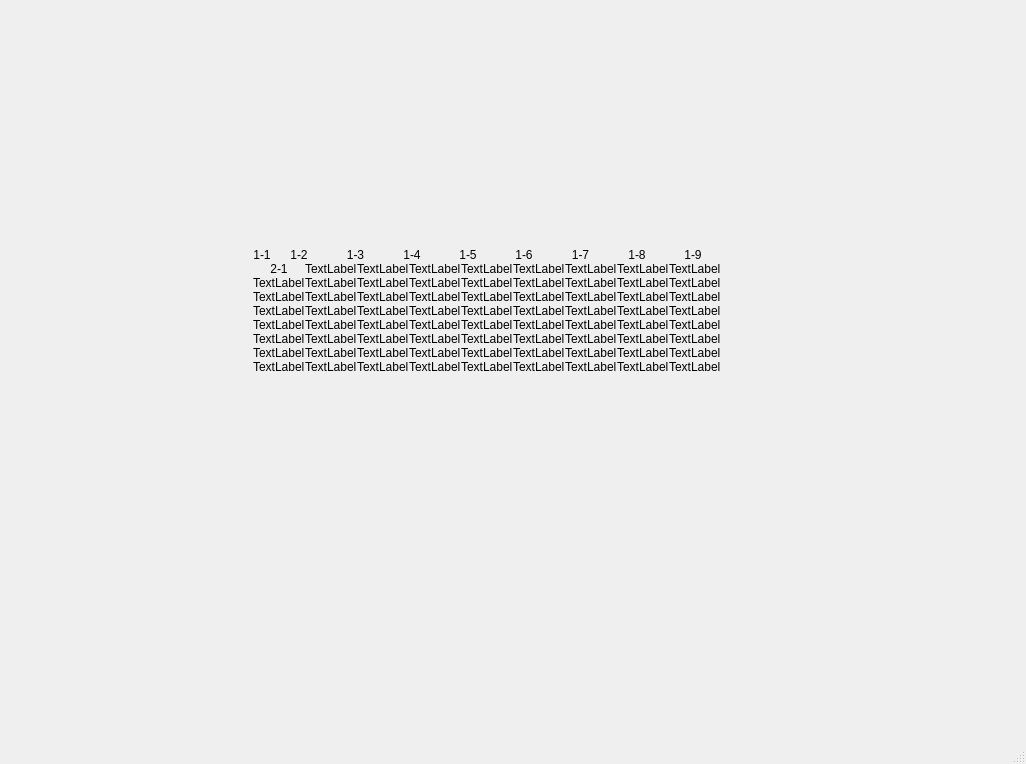
<?xml version="1.0" encoding="UTF-8"?>
<ui version="4.0">
 <class>MainWindow</class>
 <widget class="QMainWindow" name="MainWindow">
  <property name="geometry">
   <rect>
    <x>0</x>
    <y>0</y>
    <width>1026</width>
    <height>764</height>
   </rect>
  </property>
  <property name="windowTitle">
   <string>MainWindow</string>
  </property>
  <widget class="QWidget" name="centralwidget">
   <widget class="QWidget" name="horizontalLayoutWidget_10">
    <property name="geometry">
     <rect>
      <x>170</x>
      <y>210</y>
      <width>634</width>
      <height>202</height>
     </rect>
    </property>
    <layout class="QHBoxLayout" name="horizontalLayout">
     <item>
      <spacer name="horizontalSpacer">
       <property name="orientation">
        <enum>Qt::Horizontal</enum>
       </property>
       <property name="sizeHint" stdset="0">
        <size>
         <width>40</width>
         <height>20</height>
        </size>
       </property>
      </spacer>
     </item>
     <item>
      <layout class="QVBoxLayout" name="verticalLayout">
       <property name="spacing">
        <number>0</number>
       </property>
       <property name="topMargin">
        <number>0</number>
       </property>
       <property name="bottomMargin">
        <number>0</number>
       </property>
       <item>
        <spacer name="verticalSpacer_2">
         <property name="orientation">
          <enum>Qt::Vertical</enum>
         </property>
         <property name="sizeHint" stdset="0">
          <size>
           <width>20</width>
           <height>40</height>
          </size>
         </property>
        </spacer>
       </item>
       <item>
        <layout class="QHBoxLayout" name="horizontalLayoutRow1">
         <item>
          <widget class="QLabel" name="boad11">
           <property name="sizePolicy">
            <sizepolicy hsizetype="Fixed" vsizetype="Fixed">
             <horstretch>0</horstretch>
             <verstretch>0</verstretch>
            </sizepolicy>
           </property>
           <property name="baseSize">
            <size>
             <width>200</width>
             <height>200</height>
            </size>
           </property>
           <property name="text">
            <string>1-1</string>
           </property>
           <property name="alignment">
            <set>Qt::AlignCenter</set>
           </property>
          </widget>
         </item>
         <item>
          <widget class="QLabel" name="boad12">
           <property name="baseSize">
            <size>
             <width>50</width>
             <height>50</height>
            </size>
           </property>
           <property name="text">
            <string>1-2</string>
           </property>
           <property name="alignment">
            <set>Qt::AlignCenter</set>
           </property>
          </widget>
         </item>
         <item>
          <widget class="QLabel" name="boad13">
           <property name="baseSize">
            <size>
             <width>50</width>
             <height>50</height>
            </size>
           </property>
           <property name="text">
            <string>1-3</string>
           </property>
           <property name="alignment">
            <set>Qt::AlignCenter</set>
           </property>
          </widget>
         </item>
         <item>
          <widget class="QLabel" name="boad14">
           <property name="baseSize">
            <size>
             <width>50</width>
             <height>50</height>
            </size>
           </property>
           <property name="text">
            <string>1-4</string>
           </property>
           <property name="alignment">
            <set>Qt::AlignCenter</set>
           </property>
          </widget>
         </item>
         <item>
          <widget class="QLabel" name="boad15">
           <property name="baseSize">
            <size>
             <width>50</width>
             <height>50</height>
            </size>
           </property>
           <property name="text">
            <string>1-5</string>
           </property>
           <property name="alignment">
            <set>Qt::AlignCenter</set>
           </property>
          </widget>
         </item>
         <item>
          <widget class="QLabel" name="boad16">
           <property name="baseSize">
            <size>
             <width>50</width>
             <height>50</height>
            </size>
           </property>
           <property name="text">
            <string>1-6</string>
           </property>
           <property name="alignment">
            <set>Qt::AlignCenter</set>
           </property>
          </widget>
         </item>
         <item>
          <widget class="QLabel" name="boad17">
           <property name="baseSize">
            <size>
             <width>50</width>
             <height>50</height>
            </size>
           </property>
           <property name="text">
            <string>1-7</string>
           </property>
           <property name="alignment">
            <set>Qt::AlignCenter</set>
           </property>
          </widget>
         </item>
         <item>
          <widget class="QLabel" name="boad18">
           <property name="baseSize">
            <size>
             <width>50</width>
             <height>50</height>
            </size>
           </property>
           <property name="text">
            <string>1-8</string>
           </property>
           <property name="alignment">
            <set>Qt::AlignCenter</set>
           </property>
          </widget>
         </item>
         <item>
          <widget class="QLabel" name="boad19">
           <property name="baseSize">
            <size>
             <width>50</width>
             <height>50</height>
            </size>
           </property>
           <property name="text">
            <string>1-9</string>
           </property>
           <property name="alignment">
            <set>Qt::AlignCenter</set>
           </property>
          </widget>
         </item>
        </layout>
       </item>
       <item>
        <layout class="QHBoxLayout" name="horizontalLayoutRow2">
         <item>
          <widget class="QLabel" name="label_2">
           <property name="baseSize">
            <size>
             <width>50</width>
             <height>50</height>
            </size>
           </property>
           <property name="text">
            <string>2-1</string>
           </property>
           <property name="alignment">
            <set>Qt::AlignCenter</set>
           </property>
          </widget>
         </item>
         <item>
          <widget class="QLabel" name="label">
           <property name="baseSize">
            <size>
             <width>50</width>
             <height>50</height>
            </size>
           </property>
           <property name="text">
            <string>TextLabel</string>
           </property>
          </widget>
         </item>
         <item>
          <widget class="QLabel" name="label_3">
           <property name="baseSize">
            <size>
             <width>50</width>
             <height>50</height>
            </size>
           </property>
           <property name="text">
            <string>TextLabel</string>
           </property>
          </widget>
         </item>
         <item>
          <widget class="QLabel" name="label_4">
           <property name="baseSize">
            <size>
             <width>50</width>
             <height>50</height>
            </size>
           </property>
           <property name="text">
            <string>TextLabel</string>
           </property>
          </widget>
         </item>
         <item>
          <widget class="QLabel" name="label_5">
           <property name="baseSize">
            <size>
             <width>50</width>
             <height>50</height>
            </size>
           </property>
           <property name="text">
            <string>TextLabel</string>
           </property>
          </widget>
         </item>
         <item>
          <widget class="QLabel" name="label_6">
           <property name="baseSize">
            <size>
             <width>50</width>
             <height>50</height>
            </size>
           </property>
           <property name="text">
            <string>TextLabel</string>
           </property>
          </widget>
         </item>
         <item>
          <widget class="QLabel" name="label_7">
           <property name="baseSize">
            <size>
             <width>50</width>
             <height>50</height>
            </size>
           </property>
           <property name="text">
            <string>TextLabel</string>
           </property>
          </widget>
         </item>
         <item>
          <widget class="QLabel" name="label_8">
           <property name="baseSize">
            <size>
             <width>50</width>
             <height>50</height>
            </size>
           </property>
           <property name="text">
            <string>TextLabel</string>
           </property>
          </widget>
         </item>
         <item>
          <widget class="QLabel" name="label_9">
           <property name="baseSize">
            <size>
             <width>50</width>
             <height>50</height>
            </size>
           </property>
           <property name="text">
            <string>TextLabel</string>
           </property>
          </widget>
         </item>
        </layout>
       </item>
       <item>
        <layout class="QHBoxLayout" name="horizontalLayoutRow3">
         <item>
          <widget class="QLabel" name="label_19">
           <property name="baseSize">
            <size>
             <width>50</width>
             <height>50</height>
            </size>
           </property>
           <property name="text">
            <string>TextLabel</string>
           </property>
          </widget>
         </item>
         <item>
          <widget class="QLabel" name="label_20">
           <property name="baseSize">
            <size>
             <width>50</width>
             <height>50</height>
            </size>
           </property>
           <property name="text">
            <string>TextLabel</string>
           </property>
          </widget>
         </item>
         <item>
          <widget class="QLabel" name="label_21">
           <property name="baseSize">
            <size>
             <width>50</width>
             <height>50</height>
            </size>
           </property>
           <property name="text">
            <string>TextLabel</string>
           </property>
          </widget>
         </item>
         <item>
          <widget class="QLabel" name="label_22">
           <property name="baseSize">
            <size>
             <width>50</width>
             <height>50</height>
            </size>
           </property>
           <property name="text">
            <string>TextLabel</string>
           </property>
          </widget>
         </item>
         <item>
          <widget class="QLabel" name="label_23">
           <property name="baseSize">
            <size>
             <width>50</width>
             <height>50</height>
            </size>
           </property>
           <property name="text">
            <string>TextLabel</string>
           </property>
          </widget>
         </item>
         <item>
          <widget class="QLabel" name="label_24">
           <property name="baseSize">
            <size>
             <width>50</width>
             <height>50</height>
            </size>
           </property>
           <property name="text">
            <string>TextLabel</string>
           </property>
          </widget>
         </item>
         <item>
          <widget class="QLabel" name="label_25">
           <property name="baseSize">
            <size>
             <width>50</width>
             <height>50</height>
            </size>
           </property>
           <property name="text">
            <string>TextLabel</string>
           </property>
          </widget>
         </item>
         <item>
          <widget class="QLabel" name="label_26">
           <property name="baseSize">
            <size>
             <width>50</width>
             <height>50</height>
            </size>
           </property>
           <property name="text">
            <string>TextLabel</string>
           </property>
          </widget>
         </item>
         <item>
          <widget class="QLabel" name="label_27">
           <property name="baseSize">
            <size>
             <width>50</width>
             <height>50</height>
            </size>
           </property>
           <property name="text">
            <string>TextLabel</string>
           </property>
          </widget>
         </item>
        </layout>
       </item>
       <item>
        <layout class="QHBoxLayout" name="horizontalLayoutRow4">
         <item>
          <widget class="QLabel" name="label_28">
           <property name="baseSize">
            <size>
             <width>50</width>
             <height>50</height>
            </size>
           </property>
           <property name="text">
            <string>TextLabel</string>
           </property>
          </widget>
         </item>
         <item>
          <widget class="QLabel" name="label_29">
           <property name="baseSize">
            <size>
             <width>50</width>
             <height>50</height>
            </size>
           </property>
           <property name="text">
            <string>TextLabel</string>
           </property>
          </widget>
         </item>
         <item>
          <widget class="QLabel" name="label_30">
           <property name="baseSize">
            <size>
             <width>50</width>
             <height>50</height>
            </size>
           </property>
           <property name="text">
            <string>TextLabel</string>
           </property>
          </widget>
         </item>
         <item>
          <widget class="QLabel" name="label_31">
           <property name="baseSize">
            <size>
             <width>50</width>
             <height>50</height>
            </size>
           </property>
           <property name="text">
            <string>TextLabel</string>
           </property>
          </widget>
         </item>
         <item>
          <widget class="QLabel" name="label_32">
           <property name="baseSize">
            <size>
             <width>50</width>
             <height>50</height>
            </size>
           </property>
           <property name="text">
            <string>TextLabel</string>
           </property>
          </widget>
         </item>
         <item>
          <widget class="QLabel" name="label_33">
           <property name="baseSize">
            <size>
             <width>50</width>
             <height>50</height>
            </size>
           </property>
           <property name="text">
            <string>TextLabel</string>
           </property>
          </widget>
         </item>
         <item>
          <widget class="QLabel" name="label_34">
           <property name="baseSize">
            <size>
             <width>50</width>
             <height>50</height>
            </size>
           </property>
           <property name="text">
            <string>TextLabel</string>
           </property>
          </widget>
         </item>
         <item>
          <widget class="QLabel" name="label_35">
           <property name="baseSize">
            <size>
             <width>50</width>
             <height>50</height>
            </size>
           </property>
           <property name="text">
            <string>TextLabel</string>
           </property>
          </widget>
         </item>
         <item>
          <widget class="QLabel" name="label_36">
           <property name="baseSize">
            <size>
             <width>50</width>
             <height>50</height>
            </size>
           </property>
           <property name="text">
            <string>TextLabel</string>
           </property>
          </widget>
         </item>
        </layout>
       </item>
       <item>
        <layout class="QHBoxLayout" name="horizontalLayoutRow5">
         <item>
          <widget class="QLabel" name="label_37">
           <property name="baseSize">
            <size>
             <width>50</width>
             <height>50</height>
            </size>
           </property>
           <property name="text">
            <string>TextLabel</string>
           </property>
          </widget>
         </item>
         <item>
          <widget class="QLabel" name="label_38">
           <property name="baseSize">
            <size>
             <width>50</width>
             <height>50</height>
            </size>
           </property>
           <property name="text">
            <string>TextLabel</string>
           </property>
          </widget>
         </item>
         <item>
          <widget class="QLabel" name="label_39">
           <property name="baseSize">
            <size>
             <width>50</width>
             <height>50</height>
            </size>
           </property>
           <property name="text">
            <string>TextLabel</string>
           </property>
          </widget>
         </item>
         <item>
          <widget class="QLabel" name="label_40">
           <property name="baseSize">
            <size>
             <width>50</width>
             <height>50</height>
            </size>
           </property>
           <property name="text">
            <string>TextLabel</string>
           </property>
          </widget>
         </item>
         <item>
          <widget class="QLabel" name="label_41">
           <property name="baseSize">
            <size>
             <width>50</width>
             <height>50</height>
            </size>
           </property>
           <property name="text">
            <string>TextLabel</string>
           </property>
          </widget>
         </item>
         <item>
          <widget class="QLabel" name="label_42">
           <property name="baseSize">
            <size>
             <width>50</width>
             <height>50</height>
            </size>
           </property>
           <property name="text">
            <string>TextLabel</string>
           </property>
          </widget>
         </item>
         <item>
          <widget class="QLabel" name="label_43">
           <property name="baseSize">
            <size>
             <width>50</width>
             <height>50</height>
            </size>
           </property>
           <property name="text">
            <string>TextLabel</string>
           </property>
          </widget>
         </item>
         <item>
          <widget class="QLabel" name="label_44">
           <property name="baseSize">
            <size>
             <width>50</width>
             <height>50</height>
            </size>
           </property>
           <property name="text">
            <string>TextLabel</string>
           </property>
          </widget>
         </item>
         <item>
          <widget class="QLabel" name="label_45">
           <property name="baseSize">
            <size>
             <width>50</width>
             <height>50</height>
            </size>
           </property>
           <property name="text">
            <string>TextLabel</string>
           </property>
          </widget>
         </item>
        </layout>
       </item>
       <item>
        <layout class="QHBoxLayout" name="horizontalLayoutRow6">
         <item>
          <widget class="QLabel" name="label_46">
           <property name="baseSize">
            <size>
             <width>50</width>
             <height>50</height>
            </size>
           </property>
           <property name="text">
            <string>TextLabel</string>
           </property>
          </widget>
         </item>
         <item>
          <widget class="QLabel" name="label_47">
           <property name="baseSize">
            <size>
             <width>50</width>
             <height>50</height>
            </size>
           </property>
           <property name="text">
            <string>TextLabel</string>
           </property>
          </widget>
         </item>
         <item>
          <widget class="QLabel" name="label_48">
           <property name="baseSize">
            <size>
             <width>50</width>
             <height>50</height>
            </size>
           </property>
           <property name="text">
            <string>TextLabel</string>
           </property>
          </widget>
         </item>
         <item>
          <widget class="QLabel" name="label_49">
           <property name="baseSize">
            <size>
             <width>50</width>
             <height>50</height>
            </size>
           </property>
           <property name="text">
            <string>TextLabel</string>
           </property>
          </widget>
         </item>
         <item>
          <widget class="QLabel" name="label_50">
           <property name="baseSize">
            <size>
             <width>50</width>
             <height>50</height>
            </size>
           </property>
           <property name="text">
            <string>TextLabel</string>
           </property>
          </widget>
         </item>
         <item>
          <widget class="QLabel" name="label_51">
           <property name="baseSize">
            <size>
             <width>50</width>
             <height>50</height>
            </size>
           </property>
           <property name="text">
            <string>TextLabel</string>
           </property>
          </widget>
         </item>
         <item>
          <widget class="QLabel" name="label_52">
           <property name="baseSize">
            <size>
             <width>50</width>
             <height>50</height>
            </size>
           </property>
           <property name="text">
            <string>TextLabel</string>
           </property>
          </widget>
         </item>
         <item>
          <widget class="QLabel" name="label_53">
           <property name="baseSize">
            <size>
             <width>50</width>
             <height>50</height>
            </size>
           </property>
           <property name="text">
            <string>TextLabel</string>
           </property>
          </widget>
         </item>
         <item>
          <widget class="QLabel" name="label_54">
           <property name="baseSize">
            <size>
             <width>50</width>
             <height>50</height>
            </size>
           </property>
           <property name="text">
            <string>TextLabel</string>
           </property>
          </widget>
         </item>
        </layout>
       </item>
       <item>
        <layout class="QHBoxLayout" name="horizontalLayoutRow7">
         <item>
          <widget class="QLabel" name="label_55">
           <property name="baseSize">
            <size>
             <width>50</width>
             <height>50</height>
            </size>
           </property>
           <property name="text">
            <string>TextLabel</string>
           </property>
          </widget>
         </item>
         <item>
          <widget class="QLabel" name="label_56">
           <property name="baseSize">
            <size>
             <width>50</width>
             <height>50</height>
            </size>
           </property>
           <property name="text">
            <string>TextLabel</string>
           </property>
          </widget>
         </item>
         <item>
          <widget class="QLabel" name="label_57">
           <property name="baseSize">
            <size>
             <width>50</width>
             <height>50</height>
            </size>
           </property>
           <property name="text">
            <string>TextLabel</string>
           </property>
          </widget>
         </item>
         <item>
          <widget class="QLabel" name="label_58">
           <property name="baseSize">
            <size>
             <width>50</width>
             <height>50</height>
            </size>
           </property>
           <property name="text">
            <string>TextLabel</string>
           </property>
          </widget>
         </item>
         <item>
          <widget class="QLabel" name="label_59">
           <property name="baseSize">
            <size>
             <width>50</width>
             <height>50</height>
            </size>
           </property>
           <property name="text">
            <string>TextLabel</string>
           </property>
          </widget>
         </item>
         <item>
          <widget class="QLabel" name="label_60">
           <property name="baseSize">
            <size>
             <width>50</width>
             <height>50</height>
            </size>
           </property>
           <property name="text">
            <string>TextLabel</string>
           </property>
          </widget>
         </item>
         <item>
          <widget class="QLabel" name="label_61">
           <property name="baseSize">
            <size>
             <width>50</width>
             <height>50</height>
            </size>
           </property>
           <property name="text">
            <string>TextLabel</string>
           </property>
          </widget>
         </item>
         <item>
          <widget class="QLabel" name="label_62">
           <property name="baseSize">
            <size>
             <width>50</width>
             <height>50</height>
            </size>
           </property>
           <property name="text">
            <string>TextLabel</string>
           </property>
          </widget>
         </item>
         <item>
          <widget class="QLabel" name="label_63">
           <property name="baseSize">
            <size>
             <width>50</width>
             <height>50</height>
            </size>
           </property>
           <property name="text">
            <string>TextLabel</string>
           </property>
          </widget>
         </item>
        </layout>
       </item>
       <item>
        <layout class="QHBoxLayout" name="horizontalLayoutRow8">
         <item>
          <widget class="QLabel" name="label_64">
           <property name="baseSize">
            <size>
             <width>50</width>
             <height>50</height>
            </size>
           </property>
           <property name="text">
            <string>TextLabel</string>
           </property>
          </widget>
         </item>
         <item>
          <widget class="QLabel" name="label_65">
           <property name="baseSize">
            <size>
             <width>50</width>
             <height>50</height>
            </size>
           </property>
           <property name="text">
            <string>TextLabel</string>
           </property>
          </widget>
         </item>
         <item>
          <widget class="QLabel" name="label_66">
           <property name="baseSize">
            <size>
             <width>50</width>
             <height>50</height>
            </size>
           </property>
           <property name="text">
            <string>TextLabel</string>
           </property>
          </widget>
         </item>
         <item>
          <widget class="QLabel" name="label_67">
           <property name="baseSize">
            <size>
             <width>50</width>
             <height>50</height>
            </size>
           </property>
           <property name="text">
            <string>TextLabel</string>
           </property>
          </widget>
         </item>
         <item>
          <widget class="QLabel" name="label_68">
           <property name="baseSize">
            <size>
             <width>50</width>
             <height>50</height>
            </size>
           </property>
           <property name="text">
            <string>TextLabel</string>
           </property>
          </widget>
         </item>
         <item>
          <widget class="QLabel" name="label_69">
           <property name="baseSize">
            <size>
             <width>50</width>
             <height>50</height>
            </size>
           </property>
           <property name="text">
            <string>TextLabel</string>
           </property>
          </widget>
         </item>
         <item>
          <widget class="QLabel" name="label_70">
           <property name="baseSize">
            <size>
             <width>50</width>
             <height>50</height>
            </size>
           </property>
           <property name="text">
            <string>TextLabel</string>
           </property>
          </widget>
         </item>
         <item>
          <widget class="QLabel" name="label_71">
           <property name="baseSize">
            <size>
             <width>50</width>
             <height>50</height>
            </size>
           </property>
           <property name="text">
            <string>TextLabel</string>
           </property>
          </widget>
         </item>
         <item>
          <widget class="QLabel" name="label_72">
           <property name="baseSize">
            <size>
             <width>50</width>
             <height>50</height>
            </size>
           </property>
           <property name="text">
            <string>TextLabel</string>
           </property>
          </widget>
         </item>
        </layout>
       </item>
       <item>
        <layout class="QHBoxLayout" name="horizontalLayoutRow9">
         <item>
          <widget class="QLabel" name="label_73">
           <property name="baseSize">
            <size>
             <width>50</width>
             <height>50</height>
            </size>
           </property>
           <property name="text">
            <string>TextLabel</string>
           </property>
          </widget>
         </item>
         <item>
          <widget class="QLabel" name="label_74">
           <property name="baseSize">
            <size>
             <width>50</width>
             <height>50</height>
            </size>
           </property>
           <property name="text">
            <string>TextLabel</string>
           </property>
          </widget>
         </item>
         <item>
          <widget class="QLabel" name="label_75">
           <property name="baseSize">
            <size>
             <width>50</width>
             <height>50</height>
            </size>
           </property>
           <property name="text">
            <string>TextLabel</string>
           </property>
          </widget>
         </item>
         <item>
          <widget class="QLabel" name="label_76">
           <property name="baseSize">
            <size>
             <width>50</width>
             <height>50</height>
            </size>
           </property>
           <property name="text">
            <string>TextLabel</string>
           </property>
          </widget>
         </item>
         <item>
          <widget class="QLabel" name="label_77">
           <property name="baseSize">
            <size>
             <width>50</width>
             <height>50</height>
            </size>
           </property>
           <property name="text">
            <string>TextLabel</string>
           </property>
          </widget>
         </item>
         <item>
          <widget class="QLabel" name="label_78">
           <property name="baseSize">
            <size>
             <width>50</width>
             <height>50</height>
            </size>
           </property>
           <property name="text">
            <string>TextLabel</string>
           </property>
          </widget>
         </item>
         <item>
          <widget class="QLabel" name="label_79">
           <property name="baseSize">
            <size>
             <width>50</width>
             <height>50</height>
            </size>
           </property>
           <property name="text">
            <string>TextLabel</string>
           </property>
          </widget>
         </item>
         <item>
          <widget class="QLabel" name="label_80">
           <property name="baseSize">
            <size>
             <width>50</width>
             <height>50</height>
            </size>
           </property>
           <property name="text">
            <string>TextLabel</string>
           </property>
          </widget>
         </item>
         <item>
          <widget class="QLabel" name="label_81">
           <property name="baseSize">
            <size>
             <width>50</width>
             <height>50</height>
            </size>
           </property>
           <property name="text">
            <string>TextLabel</string>
           </property>
          </widget>
         </item>
        </layout>
       </item>
       <item>
        <spacer name="verticalSpacer">
         <property name="orientation">
          <enum>Qt::Vertical</enum>
         </property>
         <property name="sizeHint" stdset="0">
          <size>
           <width>20</width>
           <height>40</height>
          </size>
         </property>
        </spacer>
       </item>
      </layout>
     </item>
     <item>
      <spacer name="horizontalSpacer_2">
       <property name="orientation">
        <enum>Qt::Horizontal</enum>
       </property>
       <property name="sizeHint" stdset="0">
        <size>
         <width>40</width>
         <height>20</height>
        </size>
       </property>
      </spacer>
     </item>
    </layout>
   </widget>
  </widget>
  <widget class="QMenuBar" name="menubar">
   <property name="geometry">
    <rect>
     <x>0</x>
     <y>0</y>
     <width>1026</width>
     <height>26</height>
    </rect>
   </property>
  </widget>
  <widget class="QStatusBar" name="statusbar"/>
 </widget>
 <resources/>
 <connections/>
</ui>
